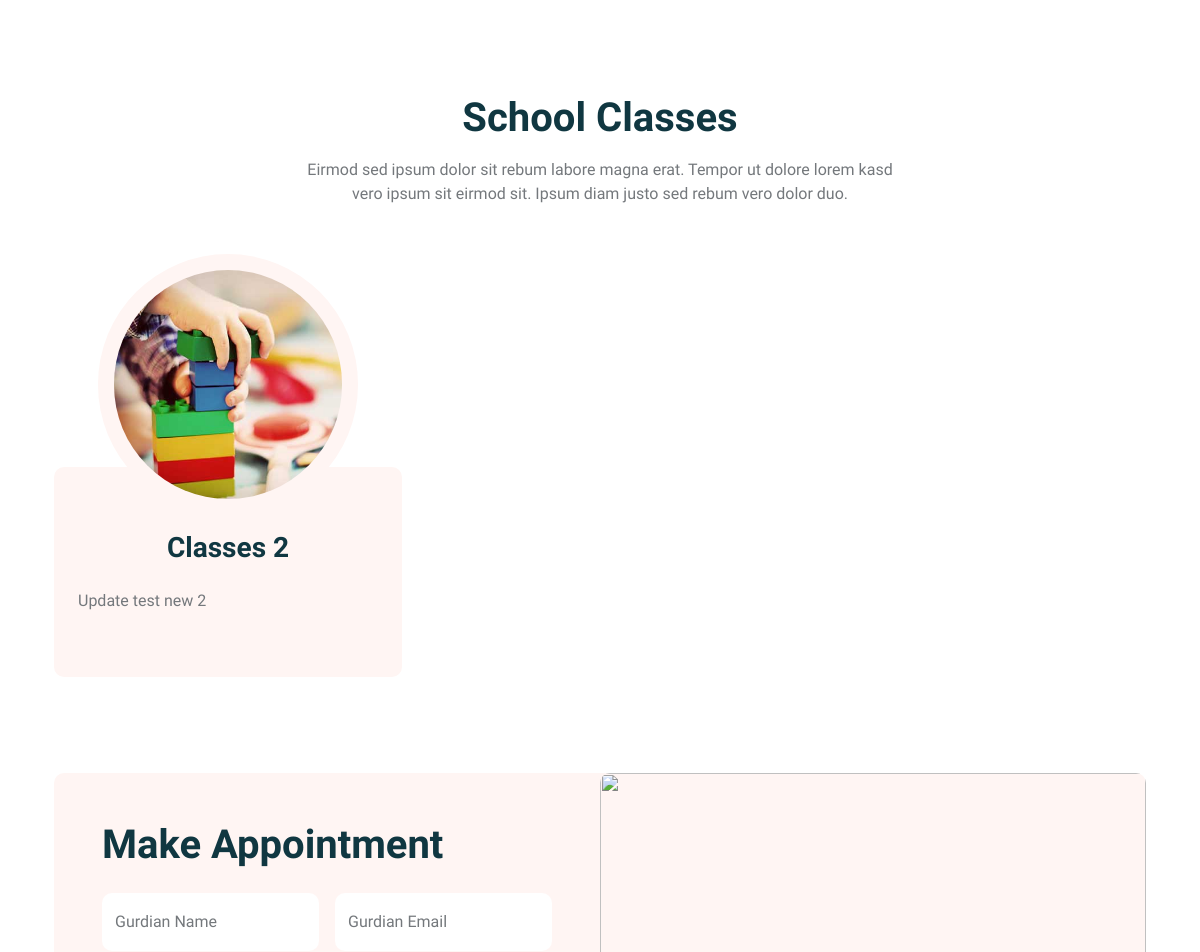
/ (middle part), run on an earlier commit of the app's database.
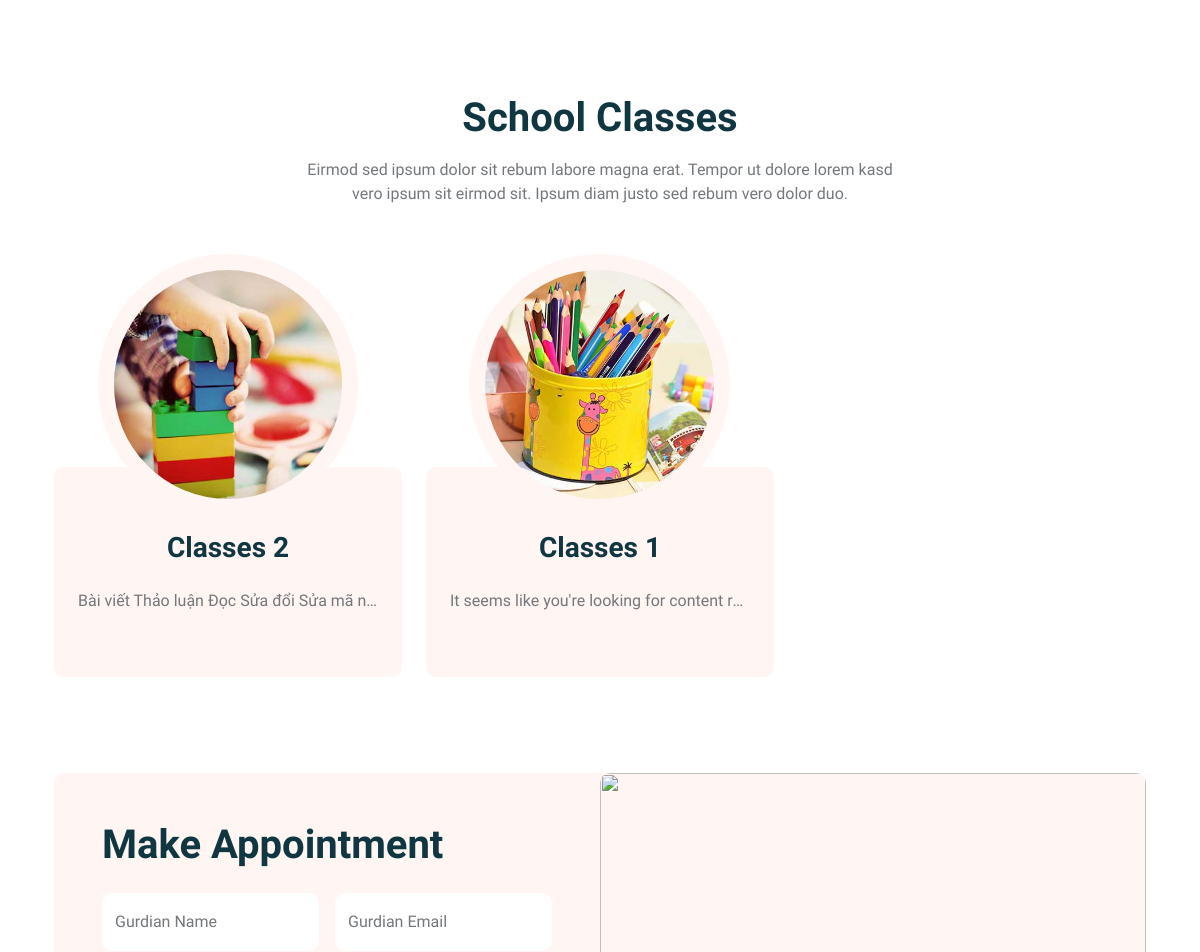
And on a later commit of the database.
### base/models.py (models this page shows, shortened)
class Posts(models.Model):
    id = models.UUIDField(primary_key=True, default=uuid.uuid4, unique=True, editable=False)
    author = models.ForeignKey(User, on_delete=models.CASCADE)
    title = models.CharField(max_length=200, null=True)
    date_create = models.DateTimeField(auto_now_add=True)
    image = models.ImageField(null=True, blank=True, upload_to='images/')
    is_deleted = models.BooleanField(default=False)
    content = models.TextField()

### base/views.py (the view)
# urls.py: path('', views.home, name="home"),
def home(request):
    posts = Posts.objects.filter(is_deleted=False)
    user = get_common_context(request)
    context = {'user': user, 'posts': posts}
    return render(request, 'home.html', context)

### base/views.py (called while the page is built)
def get_common_context(request):
    context = {'user_not_login': "none", 'user_login': "block"}
    if request.user.is_authenticated:
        context = {'user_not_login': "block", 'user_login': "none"}
    return context

### templates/home.html (shortened to what this page needs)
{% extends 'main.html' %} {% load static %} {% block content %}
<div class="container-xxl py-5">
</div>
<div class="container-xxl py-5">
    <div class="container">
        <div class="text-center mx-auto mb-5 wow fadeInUp" data-wow-delay="0.1s" style="max-width: 600px;">
            <h1 class="mb-3">School Classes</h1>
            <p>Eirmod sed ipsum dolor sit rebum labore magna erat. Tempor ut dolore lorem kasd vero ipsum sit eirmod sit. Ipsum diam justo sed rebum vero dolor duo.</p>
        </div>
        <div class="row g-4">
            {% for post in posts %}
            <div class="col-lg-4 col-md-6 wow fadeInUp" data-wow-delay="0.1s">
                <div class="classes-item">
                    <div class="bg-light rounded-circle w-75 mx-auto p-3">
                        <img class="img-fluid rounded-circle" src="{{post.image.url}}" alt="">
                    </div>
                    <div class="bg-light rounded p-4 pt-5 mt-n5">
                        <a class="d-block text-center h3 mt-3 mb-4" href="">{{post.title}}</a>
                        <div class="d-flex align-items-center justify-content-between mb-4">
                            <p class="text-center text-truncate">{{post.content}}</p>
                        </div>
                    </div>
                </div>
            </div>
            {% endfor %}
        </div>
    </div>
</div>
<div class="container-xxl py-5">
    <div class="container">
        <div class="bg-light rounded">
            <div class="row g-0">
                <div class="col-lg-6 wow fadeIn" data-wow-delay="0.1s">
                    <div class="h-100 d-flex flex-column justify-content-center p-5">
                        <h1 class="mb-4">Make Appointment</h1>
                        <form>
                            <div class="row g-3">
                                <div class="col-sm-6">
                                    <div class="form-floating">
                                        <input type="text" class="form-control border-0" id="gname" placeholder="Gurdian Name">
                                        <label for="gname">Gurdian Name</label>
                                    </div>
                                </div>
                                <div class="col-sm-6">
                                    <div class="form-floating">
                                        <input type="email" class="form-control border-0" id="gmail" placeholder="Gurdian Email">
                                        <label for="gmail">Gurdian Email</label>
                                    </div>
                                </div>
                            </div>
                        </form>
                    </div>
                </div>
                <div class="col-lg-6 wow fadeIn" data-wow-delay="0.5s" style="min-height: 400px;">
                    <div class="position-relative h-100">
                        <img class="position-absolute w-100 h-100 rounded" src="{% static 'images/appointment.jpg' %}" style="object-fit: cover;">
                    </div>
                </div>
            </div>
        </div>
    </div>
</div>
{% endblock %}

### templates/main.html (shortened to what this page needs)
<!DOCTYPE html> {% load static %} {% load bootstrap5 %} {% bootstrap_css %}
<html lang="en">
  <head>
    <link
      href="https://cdnjs.cloudflare.com/ajax/libs/font-awesome/5.10.0/css/all.min.css"
      rel="stylesheet"
    />
    <link
      href="https://cdn.jsdelivr.net/npm/bootstrap-icons@1.4.1/font/bootstrap-icons.css"
      rel="stylesheet"
    />
    <link href="{% static 'lib/animate/animate.min.css' %}" rel="stylesheet" />
    <link
      href="{% static 'lib/owlcarousel/assets/owl.carousel.min.css' %}"
      rel="stylesheet"
    />
    <link
      href="{% static 'lib/owlcarousel/assets/owl.theme.default.min.css' %}"
      rel="stylesheet"
    />
    <link href="{% static 'styles/bootstrap.min.css' %}" rel="stylesheet" />
    <link href="{% static 'styles/style.css' %}" rel="stylesheet" />
  </head>
  <body>
    <div class="bg-white">
      {% include 'navbar.html' %} {% block content %} {% endblock %}
    </div>
  </body>
</html>

### templates/navbar.html (shortened to what this page needs)
{% load static %}

### templates/footer.html (shortened to what this page needs)
{% load static %}

### static/styles/style.css (style rules this page uses)
:root { --primary: #FE5D37; --light: #FFF5F3; --dark: #103741; }
h1, h2, h3, h4, .h1, .h2, .h3, .h4, .display-1, .display-2, .display-3, .display-4, .display-5, .display-6 { font-family: 'Lobster Two', cursive; font-weight: 700; }
.classes-item { transition: .5s; }

What changed in the data, as far as the page shows it:
changed Posts "Classes 2": content "Update test new 2" → "Bài viết Thảo luận Đọc Sửa đổi Sửa mã n…"
added Posts: image (picture), title "Classes 1", content "It seems like you're looking for content r…"
